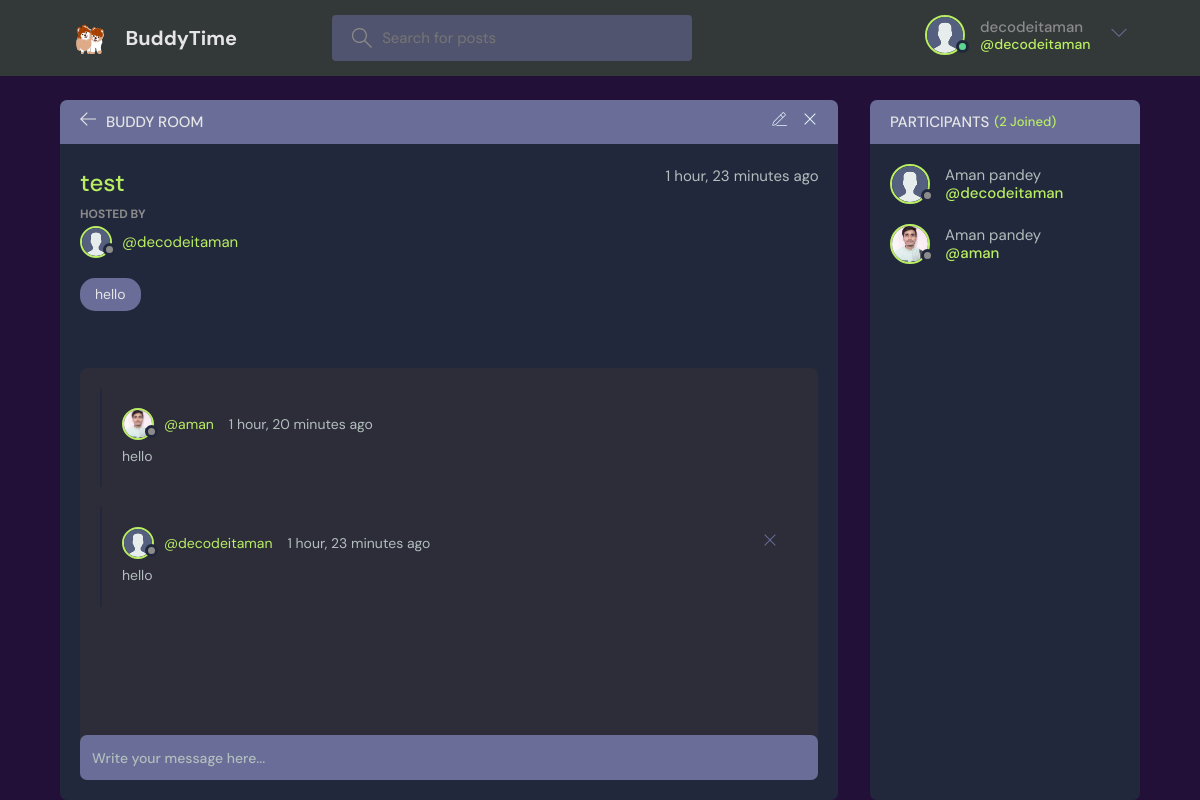
/room/1/ (signed in), run on the app's committed database.
### base/models.py (models this page shows, shortened)
class User(AbstractUser):
    name = models.CharField(max_length=200, null=True)
    email = models.EmailField(unique=True, null=True)
    bio = models.TextField(null=True)
    avatar = models.ImageField(null=True, default="avatar.svg")
    USERNAME_FIELD = 'email'
    REQUIRED_FIELDS = ['username']

class Room(models.Model):
    host = models.ForeignKey(User, on_delete=models.SET_NULL, null=True)
    topic = models.ForeignKey(Topic, on_delete=models.SET_NULL, null=True)
    name = models.CharField(max_length=200)
    description = models.TextField(null=True, blank=True)
    participants = models.ManyToManyField(
        User, related_name='participants', blank=True)
    updated = models.DateTimeField(auto_now=True)
    created = models.DateTimeField(auto_now_add=True)
    class Meta:
        ordering = ['-updated', '-created']

class Topic(models.Model):
    name = models.CharField(max_length=200)
    def __str__(self):
        return self.name

class Message(models.Model):
    user = models.ForeignKey(User, on_delete=models.CASCADE)
    room = models.ForeignKey(Room, on_delete=models.CASCADE)
    body = models.TextField()
    updated = models.DateTimeField(auto_now=True)
    created = models.DateTimeField(auto_now_add=True)
    class Meta:
        ordering = ['-updated', '-created']

### base/views.py (the view, shortened to what this page needs)
# urls.py: path('room/<str:pk>/', views.room, name="room"),
def room(request, pk):
    room = Room.objects.get(id=pk)
    room_messages = room.message_set.all()
    participants = room.participants.all()
    context = {'room': room, 'room_messages': room_messages,
               'participants': participants}
    return render(request, 'base/room.html', context)

### base/templates/base/room.html (shortened to what this page needs)
{% extends 'main.html' %}
{% block content %}
<main class="profile-page layout layout--2">
  <div class="container">
    <div class="room">
      <div class="room__top">
        <div class="room__topLeft">
          <a href="{% url 'home' %}">
            <svg version="1.1" xmlns="http://www.w3.org/2000/svg" width="32" height="32" viewBox="0 0 32 32">
              <title>arrow-left</title>
              <path
                d="M13.723 2.286l-13.723 13.714 13.719 13.714 1.616-1.611-10.96-10.96h27.625v-2.286h-27.625l10.965-10.965-1.616-1.607z">
              </path>
            </svg>
          </a>
          <h3>Buddy Room</h3>
        </div>
        {% if room.host == request.user %}
        <div class="room__topRight">
          <a href="{% url 'update-room' room.id %}">
          </a>
          <a href="{% url 'delete-room' room.id %}">
            <svg version="1.1" xmlns="http://www.w3.org/2000/svg" width="32" height="32" viewBox="0 0 32 32">
              <title>remove</title>
              <path
                d="M27.314 6.019l-1.333-1.333-9.98 9.981-9.981-9.981-1.333 1.333 9.981 9.981-9.981 9.98 1.333 1.333 9.981-9.98 9.98 9.98 1.333-1.333-9.98-9.98 9.98-9.981z">
              </path>
            </svg>
          </a>
        </div>
        {% endif %}
      </div>
      <div class="room__box scroll">
        <div class="room__header scroll">
          <div class="room__info">
            <h3>{{room.name}}</h3>
            <span>{{room.created|timesince}} ago</span>
          </div>
          <div class="room__hosted">
            <p>Hosted By</p>
            <a href="{% url 'user-profile' room.host.id %}" class="room__author">
              <div class="avatar avatar--small">
                <img src="{{room.host.avatar.url}}" />
              </div>
              <span>@{{room.host.username}}</span>
            </a>
          </div>
          <span class="room__topics">{{room.topic}}</span>
        </div>
        <div class="room__conversation">
          <div class="threads scroll">
            {% for message in room_messages %}
            <div class="thread">
              <div class="thread__top">
                <div class="thread__author">
                  <a href="{% url 'user-profile' message.user.id %}" class="thread__authorInfo">
                    <div class="avatar avatar--small">
                      <img src="{{message.user.avatar.url}}" />
                    </div>
                    <span>@{{message.user.username}}</span>
                  </a>
                  <span class="thread__date">{{message.created|timesince}} ago</span>
                </div>
                {% if request.user == message.user %}
                <a href="{% url 'delete-message' message.id %}">
                  <div class="thread__delete">
                    <svg version="1.1" xmlns="http://www.w3.org/2000/svg" width="32" height="32" viewBox="0 0 32 32">
                      <title>remove</title>
                      <path
                        d="M27.314 6.019l-1.333-1.333-9.98 9.981-9.981-9.981-1.333 1.333 9.981 9.981-9.981 9.98 1.333 1.333 9.981-9.98 9.98 9.98 1.333-1.333-9.98-9.98 9.98-9.981z">
                      </path>
                    </svg>
                  </div>
                </a>
                {% endif %}
              </div>
              <div class="thread__details">
                {{message.body}}
              </div>
            </div>
            {% endfor %}
          </div>
        </div>
      </div>
      <div class="room__message">
        <form action="" method="POST">
          <input name="body" placeholder="Write your message here..." />
        </form>
      </div>
    </div>
    <div class="participants">
      <h3 class="participants__top">Participants <span>({{participants.count}} Joined)</span></h3>
      <div class="participants__list scroll">
        {% for user in participants %}
        <a href="{%  url 'user-profile' user.id %}" class="participant">
          <div class="avatar avatar--medium">
            <img src="{{user.avatar.url}}" />
          </div>
          <p>
            {{user.name}}
            <span>@{{user.username}}</span>
          </p>
        </a>
        {% endfor %}
      </div>
    </div>
  </div>
</main>
{% endblock content %}

### templates/navbar.html (shortened to what this page needs)
{% load static %}
<header class="header header--loggedIn" style= "background-color: rgb(51, 56, 56)">
    <div class="container">
        <a href="{% url 'home' %}" class="header__logo">
            <img src="{% static 'images/buddyandboo.svg' %}" />
            <h1>BuddyTime</h1>
        </a>
        <form class="header__search" method="GET" action="{% url 'home' %}">
            <label>
                <input name="q" placeholder="Search for posts" />
            </label>
        </form>
        <nav class="header__menu">
            {% if request.user.is_authenticated %}
            <div class="header__user">
                <a href="{% url 'update-user' %}">
                    <div class="avatar avatar--medium active">
                        <img src="{{request.user.avatar.url}}" />
                    </div>
                    <p>{{request.user.username}} <span>@{{request.user.username}}</span></p>
                </a>
                <button class="dropdown-button">
                    <svg version="1.1" xmlns="http://www.w3.org/2000/svg" width="32" height="32" viewBox="0 0 32 32">
                        <title>chevron-down</title>
                        <path d="M16 21l-13-13h-3l16 16 16-16h-3l-13 13z"></path>
                    </svg>
                </button>
            </div>
            {% else %}
            <a href="{% url 'login' %}">
                <img src="{% static 'images/avatar.svg' %}" />
                <p>Login</p>
            </a>
            {% endif %}
        </nav>
    </div>
</header>

### data on the page
User: user.avatar (placeholder picture), user.username "decodeitaman", avatar (placeholder picture), name "Aman pandey", username "decodeitaman"
Room: name "test", created "1 hour, 23 minutes", host.avatar (placeholder picture), host.username "decodeitaman", topic "hello"
Message: user.avatar (picture), user.username "aman", created "1 hour, 20 minutes", body "hello"
Message: user.avatar (placeholder picture), user.username "decodeitaman", created "1 hour, 23 minutes", body "hello"
User: avatar (picture), name "Aman pandey", username "aman"

### other printed values
{{ participants.count }} "2"
